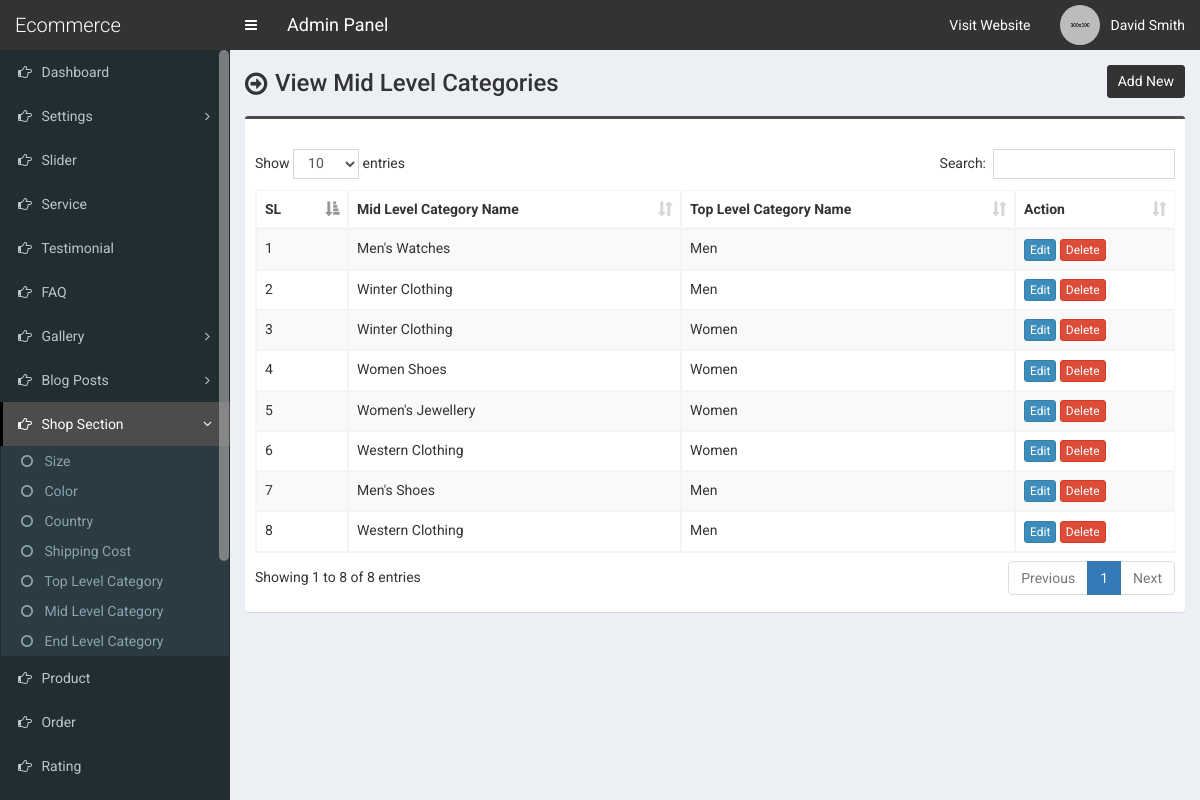
/admin/mid-category.php (signed in), run on the app's committed database.
### tables this page shows
CREATE TABLE `tbl_mid_category` (
  `mcat_id` int(11) NOT NULL,
  `mcat_name` varchar(255) NOT NULL,
  `tcat_id` int(11) NOT NULL
);

CREATE TABLE `tbl_top_category` (
  `tcat_id` int(11) NOT NULL,
  `tcat_name` varchar(255) NOT NULL,
  `show_on_menu` int(1) NOT NULL
);

### admin/mid-category.php (the view, shortened to what this page needs)
<?php require_once('header.php'); ?>
<section class="content-header">
	<div class="content-header-left">
		<h1>View Mid Level Categories</h1>
	</div>
	<div class="content-header-right">
		<a href="mid-category-add.php" class="btn btn-primary btn-sm">Add New</a>
	</div>
</section>
<section class="content">
  <div class="row">
    <div class="col-md-12">
      <div class="box box-info">
        <div class="box-body table-responsive">
          <table id="example1" class="table table-bordered table-striped">
			<thead>
			    <tr>
			        <th>SL</th>
			        <th>Mid Level Category Name</th>
                    <th>Top Level Category Name</th>
			        <th>Action</th>
			    </tr>
			</thead>
            <tbody>
            	<?php
            	$i=0;
            	$statement = $pdo->prepare("SELECT *
                                    FROM tbl_mid_category t1
                                    JOIN tbl_top_category t2
                                    ON t1.tcat_id = t2.tcat_id
                                    ORDER BY t1.mcat_id DESC");
            	$statement->execute();
            	$result = $statement->fetchAll(PDO::FETCH_ASSOC);
            	foreach ($result as $row) {
            		$i++;
            		?>
					<tr>
	                    <td><?php echo $i; ?></td>
	                    <td><?php echo $row['mcat_name']; ?></td>
                        <td><?php echo $row['tcat_name']; ?></td>
	                    <td>
	                        <a href="mid-category-edit.php?id=<?php echo $row['mcat_id']; ?>" class="btn btn-primary btn-xs">Edit</a>
	                        <a href="#" class="btn btn-danger btn-xs" data-href="mid-category-delete.php?id=<?php echo $row['mcat_id']; ?>" data-toggle="modal" data-target="#confirm-delete">Delete</a>
	                    </td>
	                </tr>
            		<?php
            	}
            	?>
            </tbody>
          </table>
        </div>
      </div>
</section>
<?php require_once('footer.php'); ?>

### admin/css/style.css (style rules this page uses)
body { font-size: 14px; font-family: 'Roboto', sans-serif; }
.content-header>h1, .content-header .content-header-left h1 { font-family: 'Roboto', sans-serif; }
.box-info { padding-top: 20px; }
.content-header { overflow: hidden; }
.content-header .content-header-left { float: left; padding-top: 5px; }
.content-header .content-header-right { float: right; }
.content-header .content-header-left h1 { margin-top: 0; margin-bottom: 0; padding-left: 30px; padding-bottom: 5px; font-size: 24px; position: relative; }
.content-header .content-header-left h1:before { position: absolute; top: 0; left: 0; font-family: 'FontAwesome', sans-serif; font-size: 26px; content: '\f18e'; }
.content-header .content-header-right a { position: relative; font-size: 14px; }
.box.box-info { border-top-color: #4c4c4c; }
.content-header .content-header-right a { background-color: #333333; border-color: #333333; }

### data on the page
tbl_mid_category: mcat_name "Men's Watches", tcat.tcat_name "Men"
tbl_mid_category: mcat_name "Winter Clothing", tcat.tcat_name "Men"
tbl_mid_category: mcat_name "Winter Clothing", tcat.tcat_name "Women"
tbl_mid_category: mcat_name "Women Shoes", tcat.tcat_name "Women"
tbl_mid_category: mcat_name "Women's Jewellery", tcat.tcat_name "Women"
tbl_mid_category: mcat_name "Western Clothing", tcat.tcat_name "Women"
tbl_mid_category: mcat_name "Men's Shoes", tcat.tcat_name "Men"
tbl_mid_category: mcat_name "Western Clothing", tcat.tcat_name "Men"

### other printed values
$_SESSION['user']['full_name'] "David Smith"
